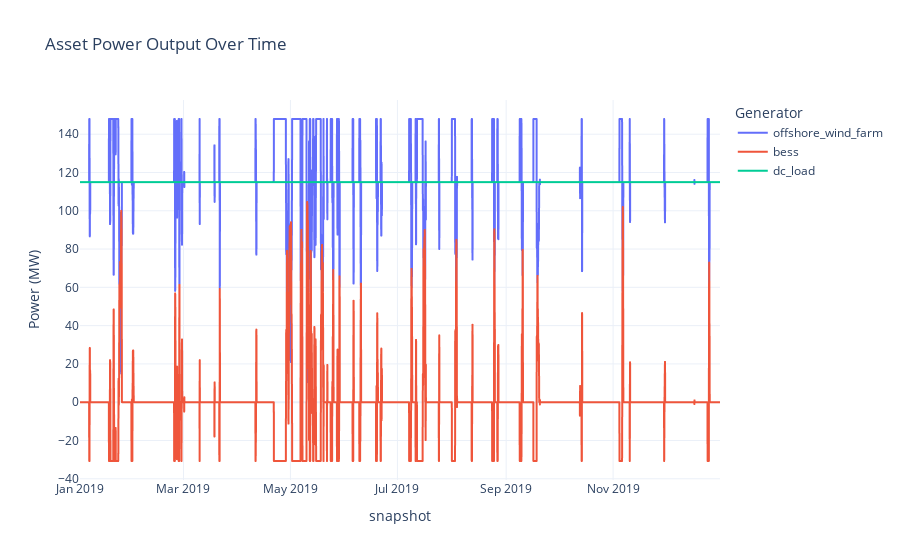

Here is the notebook cell this chart was saved with:
### Code cell
fig = px.line(
    data_frame=asset_power,
    x=asset_power.index,
    y=asset_power.columns,
    title="Asset Power Output Over Time",
    labels={"value": "Power (MW)", "variable": "Asset"},
    template="plotly_white",
)
fig.show()

### Figure 1 — Plotly figure (JSON) as saved in the notebook; plotly's stock layout.template omitted (floating-point values rounded to 4 significant figures; data arrays with more than 128 entries replaced by an {"elided": "..."} marker saying what was removed)
{"data": [{"hovertemplate": "Generator=offshore_wind_farm<br>snapshot=%{x}<br>Power (MW)=%{y}<extra></extra>", "legendgroup": "offshore_wind_farm", "line": {"color": "#636efa", "dash": "solid"}, "marker": {"symbol": "circle"}, "mode": "lines", "name": "offshore_wind_farm", "showlegend": true, "type": "scattergl", "x": {"elided": "8760 str values"}, "xaxis": "x", "y": {"elided": "8760 float values"}, "yaxis": "y"}, {"hovertemplate": "Generator=bess<br>snapshot=%{x}<br>Power (MW)=%{y}<extra></extra>", "legendgroup": "bess", "line": {"color": "#EF553B", "dash": "solid"}, "marker": {"symbol": "circle"}, "mode": "lines", "name": "bess", "showlegend": true, "type": "scattergl", "x": {"elided": "8760 str values"}, "xaxis": "x", "y": {"elided": "8760 float values"}, "yaxis": "y"}, {"hovertemplate": "Generator=dc_load<br>snapshot=%{x}<br>Power (MW)=%{y}<extra></extra>", "legendgroup": "dc_load", "line": {"color": "#00cc96", "dash": "solid"}, "marker": {"symbol": "circle"}, "mode": "lines", "name": "dc_load", "showlegend": true, "type": "scattergl", "x": {"elided": "8760 str values"}, "xaxis": "x", "y": {"elided": "8760 float values"}, "yaxis": "y"}], "layout": {"legend": {"title": {"text": "Generator"}, "tracegroupgap": 0}, "title": {"text": "Asset Power Output Over Time"}, "xaxis": {"anchor": "y", "domain": [0, 1], "title": {"text": "snapshot"}}, "yaxis": {"anchor": "x", "domain": [0, 1], "title": {"text": "Power (MW)"}}}}
